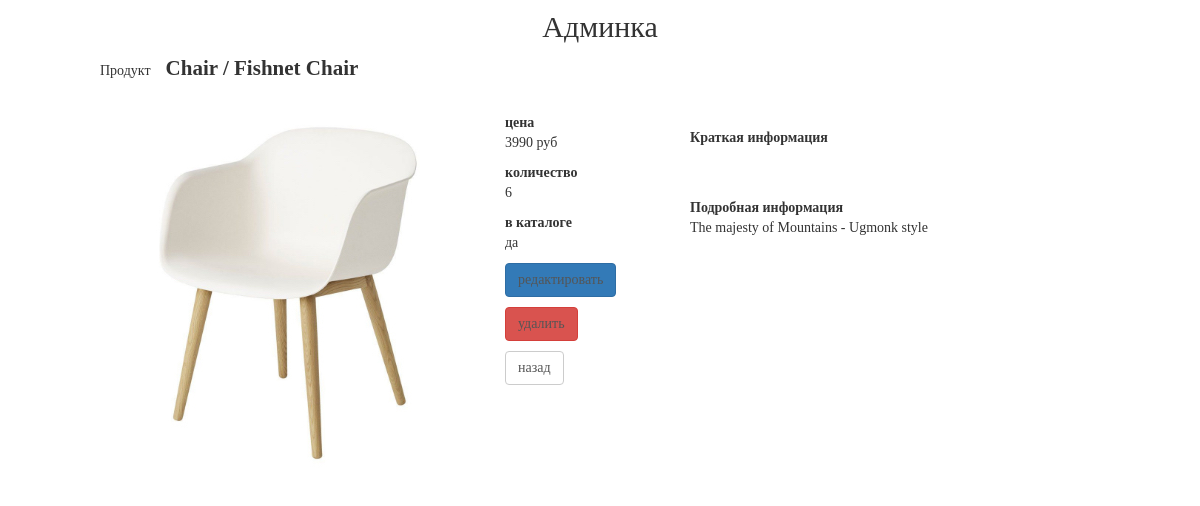
The app's page /my/admin/product/read/1/ with its own data.
### mainapp/models.py (models this page shows, shortened)
class Product(models.Model):
    category = models.ForeignKey(ProductCategory, on_delete=models.PROTECT, verbose_name='Категория')
    name = models.CharField('Название', max_length=128)
    short_description = models.CharField('Краткое описание', max_length=128, blank=True)
    description = models.TextField('Описание', blank=True)
    quantity = models.PositiveIntegerField('Количество', default=0)
    price = models.DecimalField('Цена', max_digits=10, decimal_places=0, default=0)
    image = models.ImageField(upload_to='products_images', blank=True)
    is_active = models.BooleanField(default=True)
    created_at = models.DateTimeField('Дата создания', auto_now_add=True)
    updated_at = models.DateTimeField('Дата обновления', auto_now=True)

class ProductCategory(models.Model):
    name = models.CharField('Название', max_length=128, unique=True)
    description = models.TextField('Описание', max_length=255, blank=True)
    is_active = models.BooleanField(default=True)
    created_at = models.DateTimeField('Дата создания', auto_now_add=True)

### adminapp/views.py (the view)
# urls.py: path('product/read/<int:pk>/', adminapp.ProductDetail.as_view(), name='product_read'),
class ProductDetail(DetailView):
    model = Product
    pk_url_kwarg = 'pk'     # product_pk

### mainapp/templatetags/my_filters.py (called while the page is built)
@register.filter(name='media_folder_products')
def media_folder_products(string):
    if not string:
        string = 'products_images/default.jpg'
    return f'{settings.MEDIA_URL}{string}'

### adminapp/templates/mainapp/product_detail.html (shortened to what this page needs)
{% extends 'adminapp/base.html' %}
{% load static %}
{% load my_filters %}
{% block container %}
    <div class="product_read">
        <div class="produt_name">
            Продукт<strong>{{ object.category.name|title }} /
            {{ object.name|title }}</strong>
        </div>
        <img src="{{ object.image|media_folder_products }}" alt="{{ object.name }}">
        <div class="summary">
            <b>цена</b>
            <p>{{ object.price }} руб</p>
            <b>количество</b>
            <p>{{ object.quantity }}</p>
            <b>в каталоге</b>
            <p>{% if object.is_active %}да{% else %}нет{% endif %}</p>
            <p>
                <a href="{% url 'my_admin:product_update' object.pk %}" class="btn btn-primary">
                    редактировать
                </a>
            </p>
            <p>
                <a href="{% url 'my_admin:product_delete' object.pk %}" class="btn btn-danger">
                    удалить
                </a>
            </p>
            <p>
                <a href="{% url 'my_admin:category_products_list' object.category.pk %}" class="btn btn-default">
                    назад
                </a>
            </p>
        </div>
        <div class="product_desc">
            <b>Краткая информация</b>
            <br><br>
            <b>Подробная информация</b>
            <p>{{ object.description }}</p>
        </div>
    </div>
{% endblock %}

### static/css/style.css (style rules this page uses)
* { margin: 0; padding: 0; }
html, body { height: 100%; }
body { font-family: Montserrat; }
.product_read { margin: 0 auto; width: 1000px; height: 600px; }
.product_read img { display: block; float:left; margin-top: 25px; border-radius: 25px; }
.product_read .summary { display: block; float: left; margin-left: 35px; margin-top: 30px; width: 150px; }
.product_read .product_desc { display: block; float: left; margin-left: 35px; margin-top: 45px; width: 400px; }
.product_read strong { font-size: 150%; margin-left: 15px; }
.product_read a { color: #555; text-decoration: none; }

### records on screen
Product: category.name "Chair", name "Fishnet Chair", image|media_folder_products (picture), price "3990", quantity "6", description "The majesty of Mountains - Ugmonk style"
